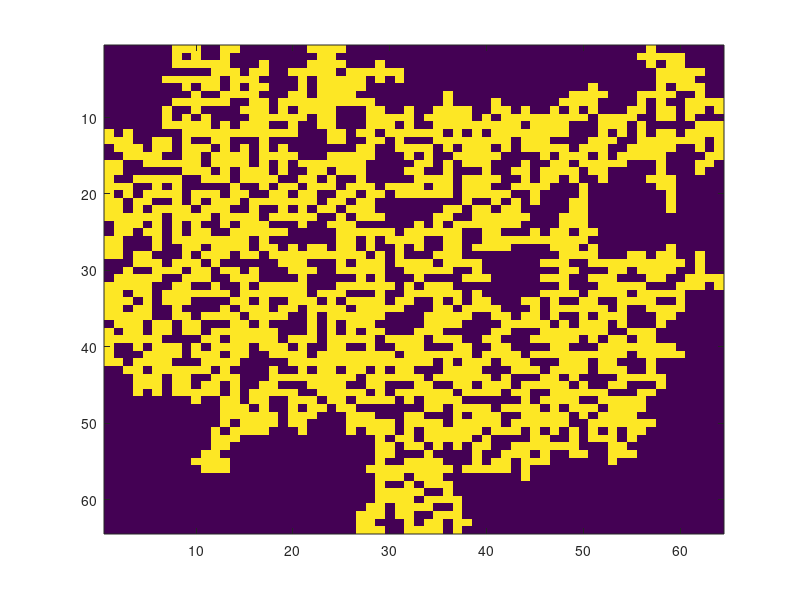

The MATLAB source for this figure: (Note: this script raises an error after producing the figure.)
% Example of use of the walk routine
% Generate spanning cluster (l-r spanning)
figure
lx =64;
ly = 64;
p = 0.585;
ncount = 0;
perc = [];
while (size(perc ,1)==0)
    ncount = ncount + 1;
    if (ncount >1000)
        return
    end
    z=rand(lx,ly)<p;
    [lw,num]=bwlabel(z,4);
    perc_x = intersect(lw(1,:),lw(lx ,:));
    perc = perc_x(find(perc_x >0));
end
%s = regionprops(lw,'Area');
%clusterareas = cat(1,s.Area);
%maxarea = max(clusterareas);
%i = find(clusterareas==maxarea);
zz = zeros(size(lw));
for j=1:length(perc),
    zz = zz + lw==perc(j);
end
%zz = lw == i;
% zz now contains the spanning cluster
imagesc(zz);
% Display spanning cluster
% Run walk on this cluster
[l,r] = walk(zz);
zzz = l.*r;
% Find points where both l and r are non-zero
zadd = zz + zzz;
subplot(2,2,1), imagesc(zz);
subplot(2,2,2), imagesc(zadd);
subplot(2,2,3), imagesc(zzz >0);
subplot(2,2,4), imagesc(l+r>0);

